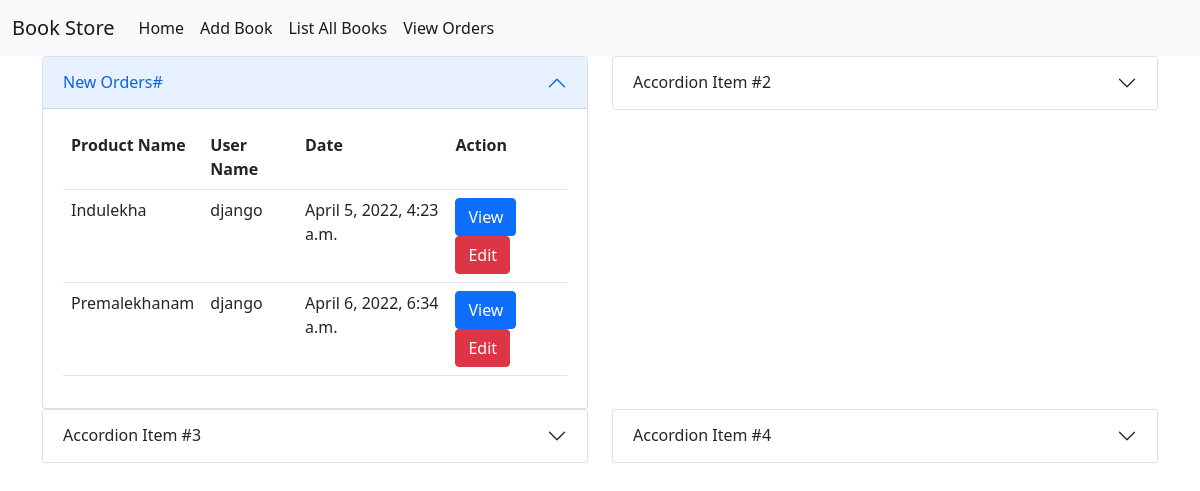
The app's page /owner/dashboard (signed in) with its own data.
### customer/models.py (models this page shows)
class Orders(models.Model):
    product=models.ForeignKey(Books,on_delete=models.CASCADE)
    user=models.ForeignKey(User,on_delete=models.CASCADE)
    address=models.CharField(max_length=120)
    date=models.DateTimeField(auto_now_add=True)
    edate=datetime.today()+timedelta(days=5)
    expected_delivery_date = models.DateField(default=edate, null=True)
    options=(
        ("orderplaced","orderplaced"),
        ("dispatched","dispatched"),
        ("in_transit","in_transit"),
        ("delivered","delivered"),
        ("order_cancelled","order_cancelled")
    )
    status=models.CharField(max_length=20,choices=options,default="orderplaced")

### owner/models.py (models this page shows, shortened)
class Books(models.Model):
    book_name=models.CharField(max_length=120,unique=True)
    author=models.CharField(max_length=120)
    amount=models.PositiveIntegerField()
    copies=models.PositiveIntegerField()
    image=models.ImageField(upload_to="images",null=True)

### owner/views.py (the view)
# urls.py: path("owner/dashboard",views.DashboardView.as_view(),name="dashboard"),
class DashboardView(TemplateView):
    template_name = "dashboard.html"
    def get(self,request,*args,**kwargs):
        new_orders=Orders.objects.filter(status="orderplaced")
        return render(request,self.template_name,{"new_orders":new_orders})

### owner/templates/dashboard.html (shortened to what this page needs)
{%extends 'base.html'%}
{%block body_block%}
<div class="row">
    <div class="col-6">
        <div class="accordion-item">
            <h2 class="accordion-header" id="headingOne">
                <button class="accordion-button" type="button" data-bs-toggle="collapse" data-bs-target="#collapseOne"
                        aria-expanded="true" aria-controls="collapseOne">
                    New Orders#
                </button>
            </h2>
            <div id="collapseOne" class="accordion-collapse collapse show" aria-labelledby="headingOne"
                 data-bs-parent="#accordionExample">
                <div class="accordion-body">
                    <table class="table">
                        <tr>
                            <th>Product Name</th>
                            <th>User Name</th>
                            <th>Date</th>
                            <th>Action</th>
                        </tr>
                        {%for order in new_orders%}
                        <tr>
                            <td>{{order.product.book_name}}</td>
                            <td>{{request.user.username}}</td>
                            <td>{{order.date}}</td>
                            <td>
                                <a href="{%url 'orderdetail' order.id%}" class="btn btn-primary">View</a>
                                <a href="{%url 'updateorder' order.id%}" class="btn btn-danger">Edit</a>
                            </td>
                        </tr>
                        {%endfor%}
                    </table>
                </div>
            </div>
        </div>
    </div>
    <div class="col-6">
        <div class="accordion-item">
            <h2 class="accordion-header" id="headingTwo">
                <button class="accordion-button collapsed" type="button" data-bs-toggle="collapse"
                        data-bs-target="#collapseTwo" aria-expanded="false" aria-controls="collapseTwo">
                    Accordion Item #2
                </button>
            </h2>
        </div>
    </div>
</div>
<div class="row">
    <div class="col-6">
        <div class="accordion-item">
            <h2 class="accordion-header" id="headingThree">
                <button class="accordion-button collapsed" type="button" data-bs-toggle="collapse"
                        data-bs-target="#collapseThree" aria-expanded="false" aria-controls="collapseThree">
                    Accordion Item #3
                </button>
            </h2>
        </div>
    </div>
    <div class="col-6">
        <div class="accordion-item">
            <h2 class="accordion-header" id="headingFour">
                <button class="accordion-button collapsed" type="button" data-bs-toggle="collapse"
                        data-bs-target="#collapseFour">
                    Accordion Item #4
                </button>
            </h2>
        </div>
    </div>
</div>
{%endblock%}

### records on screen
Orders: product.book_name "Indulekha", date "April 5, 2022, 4:23 a.m."
Orders: product.book_name "Premalekhanam", date "April 6, 2022, 6:34 a.m."

### other values on screen
{{ request.user.username }} "django"
